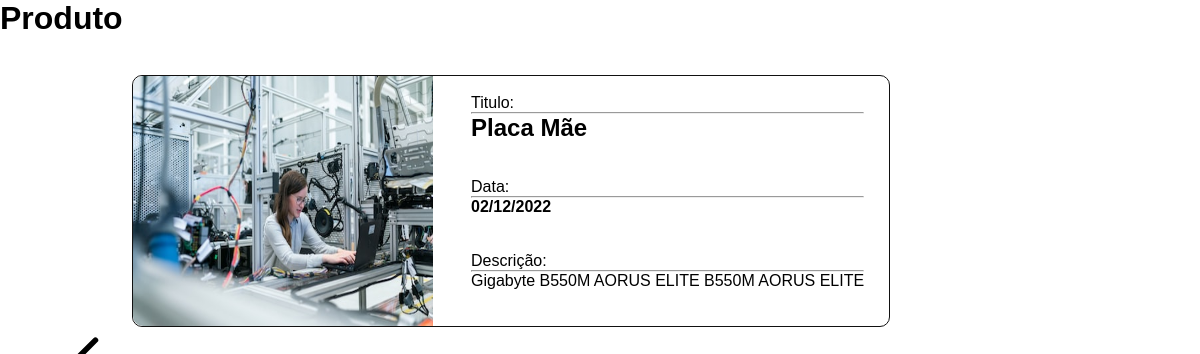
/blog/results.php?id=1, run on the app's committed database.
### tables this page shows
CREATE TABLE `posts` (
  `id` int(11) NOT NULL,
  `title` varchar(30) NOT NULL,
  `descriptions` longtext DEFAULT NULL,
  `datas` date DEFAULT NULL,
  `img` varchar(150) DEFAULT NULL,
  `idcategory` int(11) DEFAULT NULL,
  `text` longtext DEFAULT NULL
);

### blog/results.php (the view, shortened to what this page needs)
<?php
require 'admin/config.php';
$id = $_GET['id'];
$stmt = $conectar->prepare('SELECT id, title, img, descriptions, datas FROM posts WHERE id = :id');
$stmt->execute(array('id' => $id));
$results = $stmt->fetchALL(PDO::FETCH_ASSOC);
?>
<!DOCTYPE html>
<html lang="pt-br">
<head>
    <link rel="stylesheet" href="/blog/CSS/category.css">
</head>
<body id="main">
<h1>Produto</h1>
<?php foreach($results as $post):?>
<div class="container">
    <div class="card " style="max-width: 800px; margin-top: 1cm; margin-left:2cm;">
  <div class="row">
    <div class="col">
  <img src="<?=$post['img']?>" class="card-img-top" alt="..." height="250px" width="300px"  >
    </div>
    <div class="coll">
      <div class="card-body">
            <br>
            <span for="id" class="span" id="span">Titulo:</span>
            <hr class="hr">
			<h2><?= $post["title"] ?></h2>
             <br><br>
            <span for="title">Data:</span>
            <hr class="hr">
			<h4><?= date('d/m/Y', strtotime($post["datas"])); ?></h4>
           <br>
           <br>
            <span class="span" for="des" >Descrição:</span>
            <hr>
            <p id="description-user" name="des"><?=$post["descriptions"]?></p>
      </div>
    </div>
  </div>
</div>
 <div class="back">
      <a href="index.php" style="font-size:60px; color:black;"><ion-icon name="chevron-back-outline"></ion-icon></a>
  </div>
</div>
 <?php endforeach;?>
</body>
</html>

### blog/CSS/category.css (style rules this page uses)
* { margin: 0; padding: 0; font-family:Verdana, Tahoma, sans-serif; }
#main { margin: 0; padding: 0; }
.container { width: 20cm; height: 250px; margin-left: 1.5cm; }
.card { margin-left: 0; padding-left: 0; width: 20cm; height: 250px; border: 1px solid #111; border-radius: 10px; }
.row { display: flex; }
.col { margin-left: 0cm; }
.col img { max-width: 400px; border-radius: 10px; max-height: 250px; padding-right: 1cm; }
.coll { margin-left: 0cm; }
.span { padding-top: 1cm; }
#span { padding-top: 1cm; }
h4,h2 { display: flex; }

### data on the page
posts: img (picture), title "Placa Mãe", datas "02/12/2022", descriptions "Gigabyte B550M AORUS ELITE B550M AORUS ELITE"
